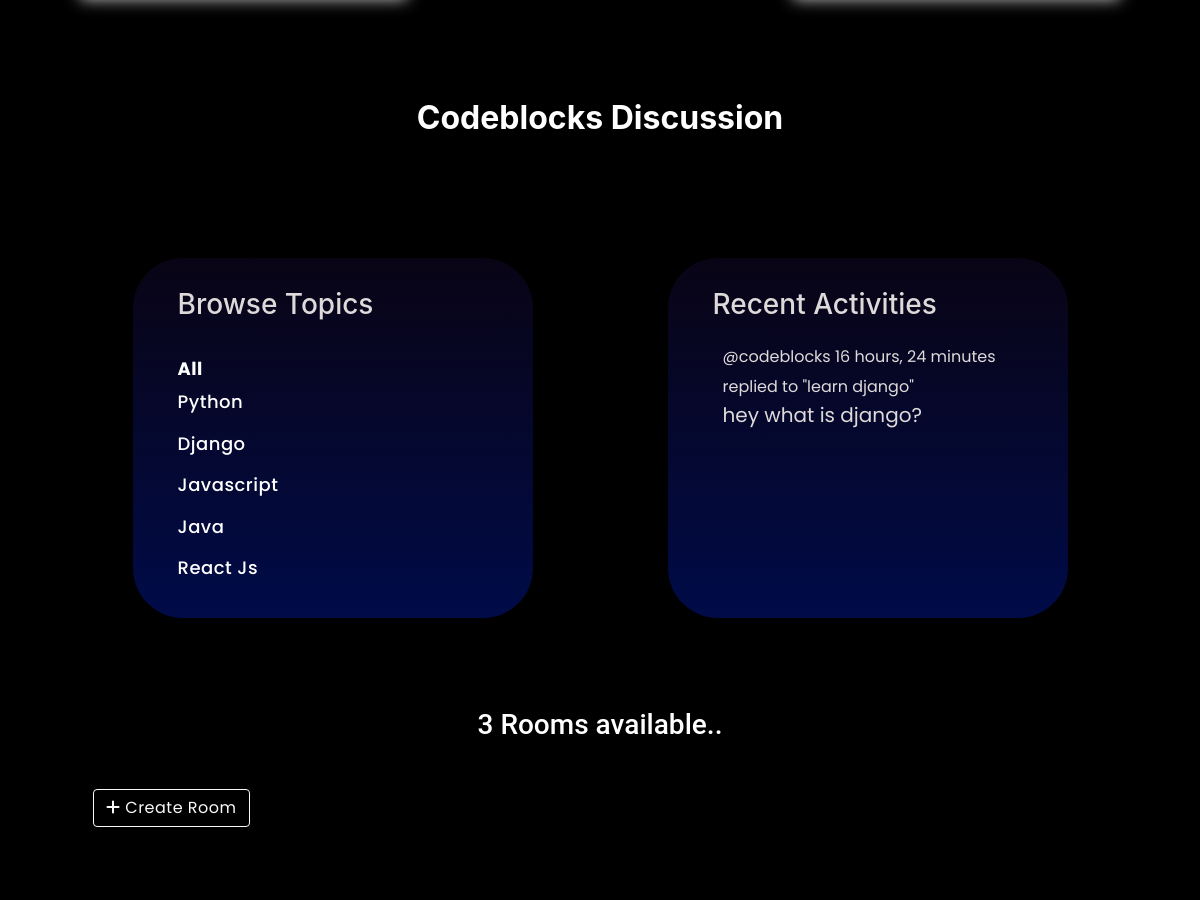
Before: / (middle part) with the older database file.
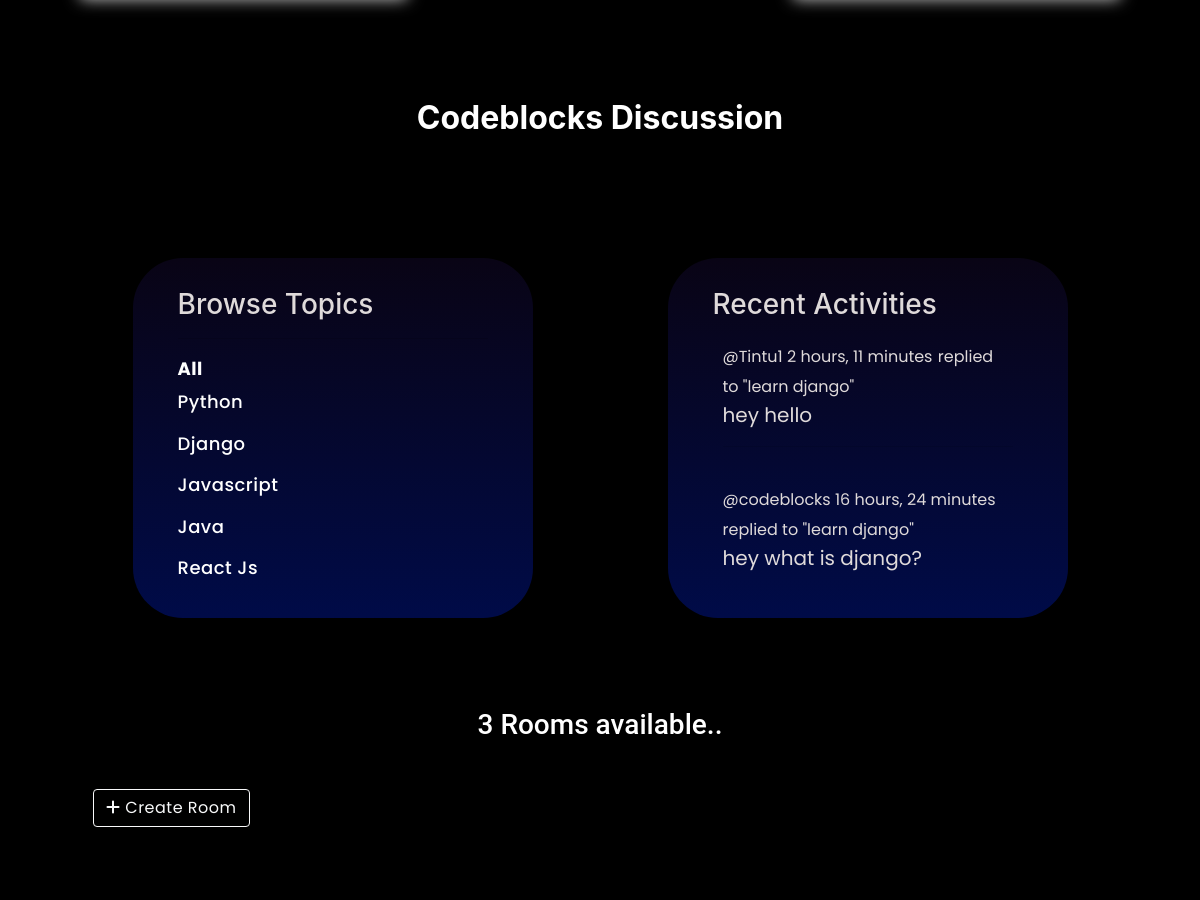
After: the same page with the newer database file.
### myapp/models.py (models this page shows, shortened)
class Topic(models.Model):
    name=models.CharField(max_length=200)

class Message(models.Model):
    user = models.ForeignKey(User, on_delete=models.CASCADE)
    room = models.ForeignKey(Room, on_delete=models.CASCADE)
    body = models.TextField()
    updated = models.DateTimeField(auto_now=True)
    created = models.DateTimeField(auto_now_add=True)
    class Meta:
        ordering=['-updated' , '-created']
    def __str__(self):
        return self.body[0:50]

class Room(models.Model):
    host = models.ForeignKey(User,on_delete=models.SET_NULL,null=True)
    topic = models.ForeignKey(Topic,on_delete=models.SET_NULL,null=True)
    name = models.CharField(max_length=200)
    desc = models.TextField(null=True , blank=True)
    participants = models.ManyToManyField(User,related_name='participants', blank=True)
    updated = models.DateTimeField(auto_now=True)
    created = models.DateTimeField(auto_now_add=True)
    class Meta:
        ordering=['-updated' , '-created']
    def __str__(self):
        return self.name

### myapp/views.py (the view)
# urls.py: path('',views.index,name='home'),
def index(request):
    q = request.GET.get('q') if request.GET.get('q') != None else ""
    domain = Domain.objects.all()
    events = Events.objects.all()
    topics=Topic.objects.all()
    rooms=Room.objects.filter(
        Q(topic__name__icontains=q) |
        Q(name__icontains=q) |
        Q(desc__icontains=q) |
        Q()
        )
    room_count = rooms.count()
    room_messages = Message.objects.filter(Q(room__topic__name__icontains=q))
    context={'rooms':rooms,'topics':topics,'room_count':room_count,'room_messages':room_messages,'domain':domain,'events':events}
    return render(request,"myapp/index.html",context)

### myapp/models.py (called while the page is built)
    def imageURL(self):
        try:
            img = self.e_image.url
        except:
            img = 'static/images/default.jpg'
        return img

### myapp/templates/myapp/index.html (shortened to what this page needs)
{% extends 'main.html' %}
{% block content %}
<section>
    <div class="container" id="Discussion">
        <h2 class="text-center" style="margin-top:100px;"><strong>Codeblocks Discussion</strong></h2>
        <div class="row">
            <div class="scroll-bg1">
                <div id="scroll-div1" class="col-md-4">
                    <h3>Browse Topics</h3>
                    <hr>
                    <strong><a class="text-white" href="{% url 'home' %}">All</a></strong>
                    {% for topic in topics %}
                    <h3><a class="text-white" href="{% url 'home' %}?q={{topic.name}}">{{topic.name}}</a></h3>
                    {% endfor %}
                </div>
            </div>
            <div class="scroll-bg">
                <div id="scroll-div" class="col-md-8">
                    <h3>Recent Activities</h3>
                    {% for message in room_messages %}
                    <div class="recent-messages">
                        <small>@{{message.user}} {{message.created|timesince}}</small>
                        <small>replied to "{{message.room}}"</small>
                        <p>{{message}}</p>
                        <hr>
                    </div>
                    {% endfor %}
                </div>
            </div>
        </div>
        <br>
        <h3 id="room_filter" class="rooms-available mx-5 my-4 ">{{room_count}} Rooms available..</h3>
        <div>
            <h3><a class="btn btn-outline-light mx-5 my-4" href="{% url 'create-room' %}"><i class="fa-sharp fa-solid fa-plus"></i> Create Room</a></h3>
        </div>
    </div>
</section>
{% endblock %}

Changed rows visible on the page:
added Message: user "Tintu1", created "2 hours, 11 minutes", room "learn django", body "hey hello"
